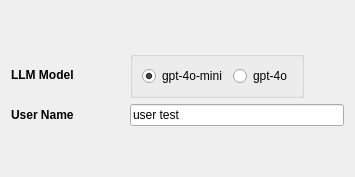
         <widget class="QWidget" name="tab_5">
          <attribute name="title">
           <string>Env. Setup</string>
          </attribute>
          <layout class="QVBoxLayout" name="verticalLayout_15">
           <item>
            <spacer name="verticalSpacer_10">
             <property name="orientation">
              <enum>Qt::Vertical</enum>
             </property>
             <property name="sizeType">
              <enum>QSizePolicy::Fixed</enum>
             </property>
             <property name="sizeHint" stdset="0">
              <size>
               <width>20</width>
               <height>40</height>
              </size>
             </property>
            </spacer>
           </item>
           <item>
            <layout class="QGridLayout" name="gridLayout_6">
             <item row="1" column="0">
              <widget class="QLabel" name="label_6">
               <property name="font">
                <font>
                 <weight>75</weight>
                 <italic>false</italic>
                 <bold>true</bold>
                </font>
               </property>
               <property name="text">
                <string>LLM Model               </string>
               </property>
              </widget>
             </item>
             <item row="1" column="1">
              <layout class="QHBoxLayout" name="horizontalLayout_8">
               <item>
                <widget class="QGroupBox" name="groupBox_3">
                 <property name="title">
                  <string/>
                 </property>
                 <layout class="QHBoxLayout" name="horizontalLayout_9">
                  <item>
                   <widget class="QRadioButton" name="creation_gpt4omini_radioButton">
                    <property name="font">
                     <font>
                      <weight>50</weight>
                      <bold>false</bold>
                     </font>
                    </property>
                    <property name="text">
                     <string>gpt-4o-mini</string>
                    </property>
                    <property name="checked">
                     <bool>true</bool>
                    </property>
                   </widget>
                  </item>
                  <item>
                   <widget class="QRadioButton" name="creation_gpt4o_radioButton">
                    <property name="font">
                     <font>
                      <weight>50</weight>
                      <bold>false</bold>
                     </font>
                    </property>
                    <property name="text">
                     <string>gpt-4o</string>
                    </property>
                    <property name="checked">
                     <bool>false</bool>
                    </property>
                   </widget>
                  </item>
                 </layout>
                </widget>
               </item>
               <item>
                <spacer name="horizontalSpacer_4">
                 <property name="orientation">
                  <enum>Qt::Horizontal</enum>
                 </property>
                 <property name="sizeHint" stdset="0">
                  <size>
                   <width>40</width>
                   <height>20</height>
                  </size>
                 </property>
                </spacer>
               </item>
              </layout>
             </item>
             <item row="2" column="1">
              <widget class="QLineEdit" name="userlineEdit">
               <property name="text">
                <string>user test</string>
               </property>
              </widget>
             </item>
             <item row="2" column="0">
              <widget class="QLabel" name="label_12">
               <property name="font">
                <font>
                 <weight>75</weight>
                 <italic>false</italic>
                 <bold>true</bold>
                </font>
               </property>
               <property name="text">
                <string>User Name</string>
               </property>
              </widget>
             </item>
            </layout>
           </item>
           <item>
            <spacer name="verticalSpacer_7">
             <property name="orientation">
              <enum>Qt::Vertical</enum>
             </property>
             <property name="sizeHint" stdset="0">
              <size>
               <width>20</width>
               <height>40</height>
              </size>
             </property>
            </spacer>
           </item>
          </layout>
         </widget>
